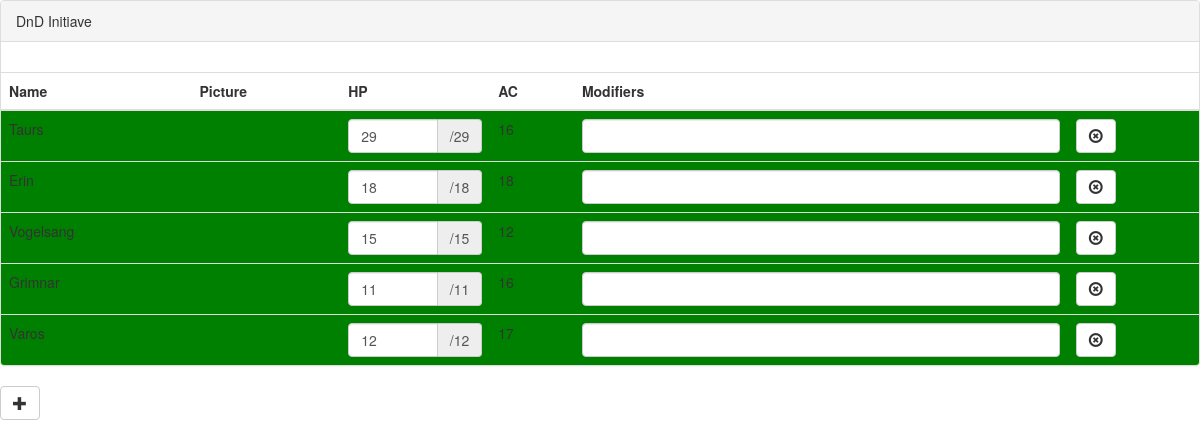
Before: / with the older database file.
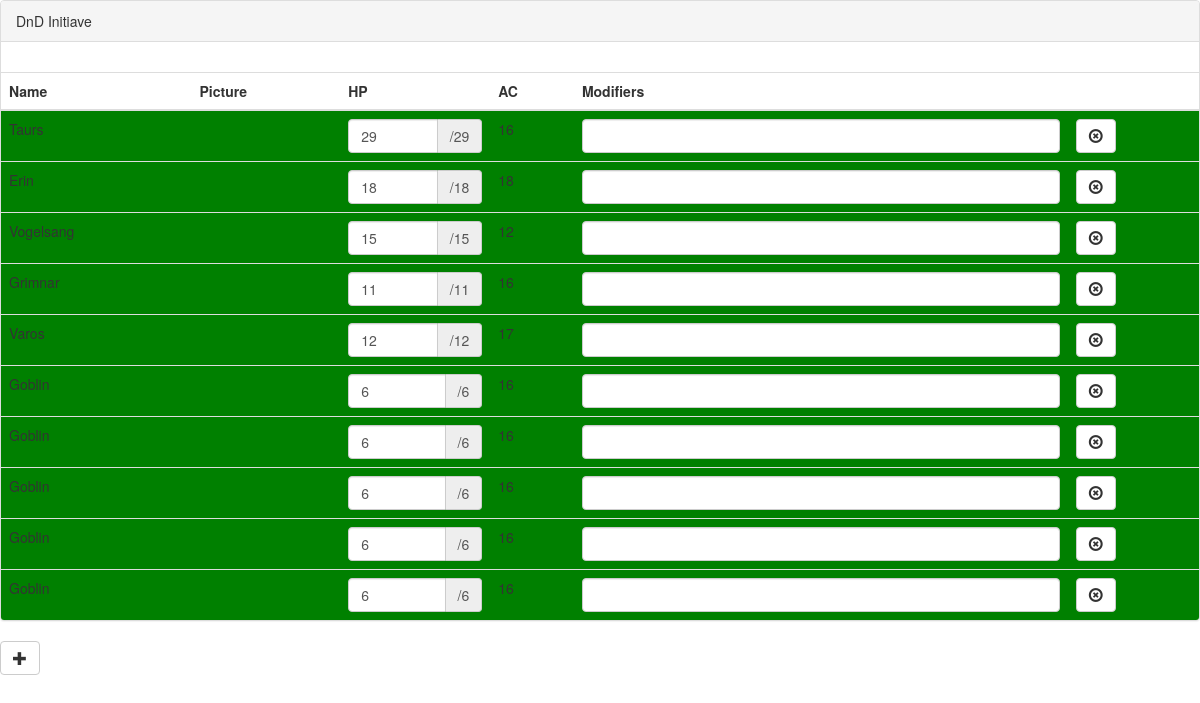
After: the same page with the newer database file.
### API/models.py (models this page shows)
class Chars(models.Model):
    name = models.CharField(max_length=200)
    image = models.CharField(max_length=200)
    hp = models.IntegerField()
    ac = models.IntegerField()
    type = models.CharField(max_length=200)

### Display/views.py (the view)
# urls.py: url(r'^$', 'Display.views.initiative', name='home'),
def initiative(request):
    chars = models.Chars.objects.all()
    context = {'chars': chars}
    return render(request, 'initiative.html', context)

### templates/initiative.html (shortened to what this page needs)
{% load static %}
<!DOCTYPE html>
<html>
<head>
    <link rel="stylesheet" href="{% static 'bootstrap-3.2.0-dist/css/bootstrap.css' %}" >
    <link rel="stylesheet" href="{% static 'css/main_style.css' %}" >
</head>
<body>
    <div class="panel panel-default">
    <div class="panel-heading">DnD Initiave</div>
    <div class="panel-body">
    </div>
        <table class="table" id="initiative">
            <tr><th>Name</th><th>Picture</th><th>HP</th><th>AC</th><th>Modifiers</th></tr>
            <tbody id="sortable">
                {% for char in chars %}
                    <tr id={{ char.id }} style="background-color:green">
                        <td>{{ char.name }}</td>
                        <td><img style="max-height: 40px;" src='{{ char.image }}' alt=""></td>
                        <td style='width:150px'>
                            <div class="input-group">
                                <input type="text" class="form-control hp" value = {{ char.hp }} data-hp= {{ char.hp }}>
                                <span class="input-group-addon">/{{ char.hp }}</span>
                            </div>
                        </td>
                        <td>{{ char.ac }}</td>
                        <td><input type="text" class="form-control"></td>
                        <td>
                            <button type="button" class="btn btn-default delete" title="Delete This Person">
                                <span class="glyphicon glyphicon-remove-circle"></span>
                            </button>
                        </td>
                    </tr>
                {% endfor %}
            </tbody>
        </table>
    </div>
    <div>
        <button type="button" class="btn btn-default" id="add-new">
            <span class="glyphicon glyphicon-plus"></span>
        </button>
    </div>
</body>
</html>

Changed rows visible on the page:
added Chars: name "Goblin", hp "6", ac "16"
added Chars: name "Goblin", hp "6", ac "16"
added Chars: name "Goblin", hp "6", ac "16"
added Chars: name "Goblin", hp "6", ac "16"
added Chars: name "Goblin", hp "6", ac "16"
